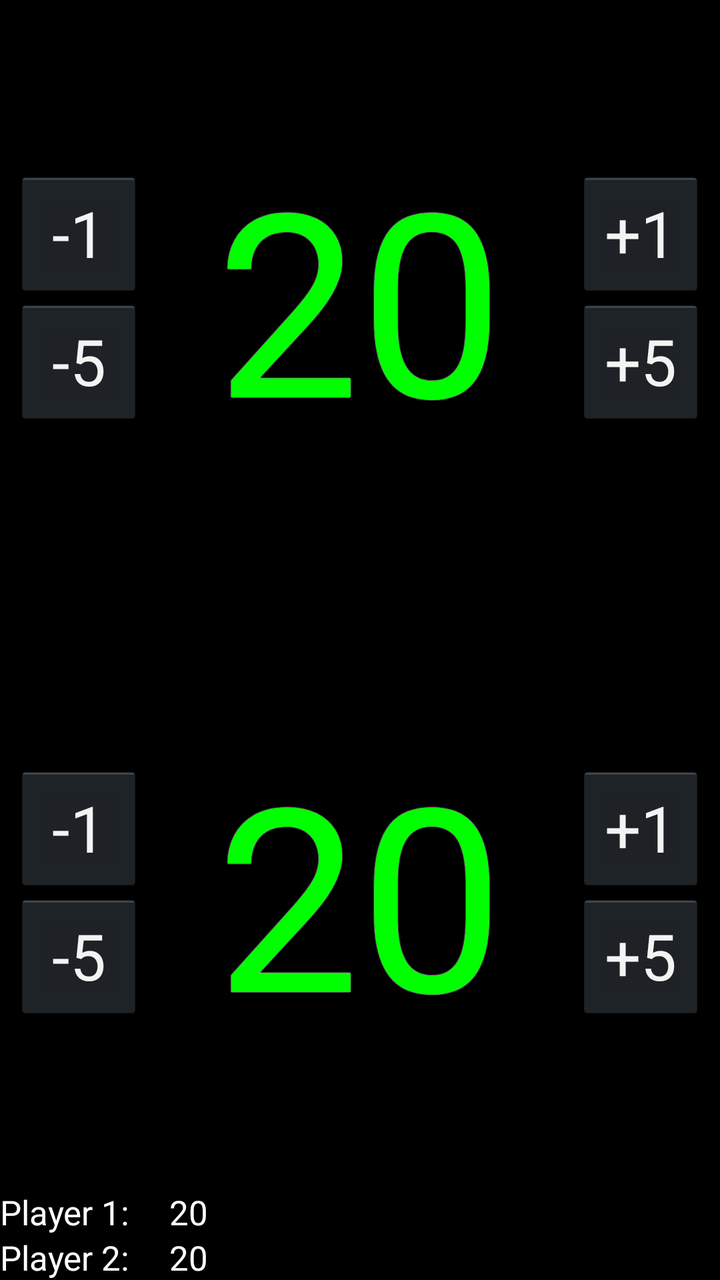
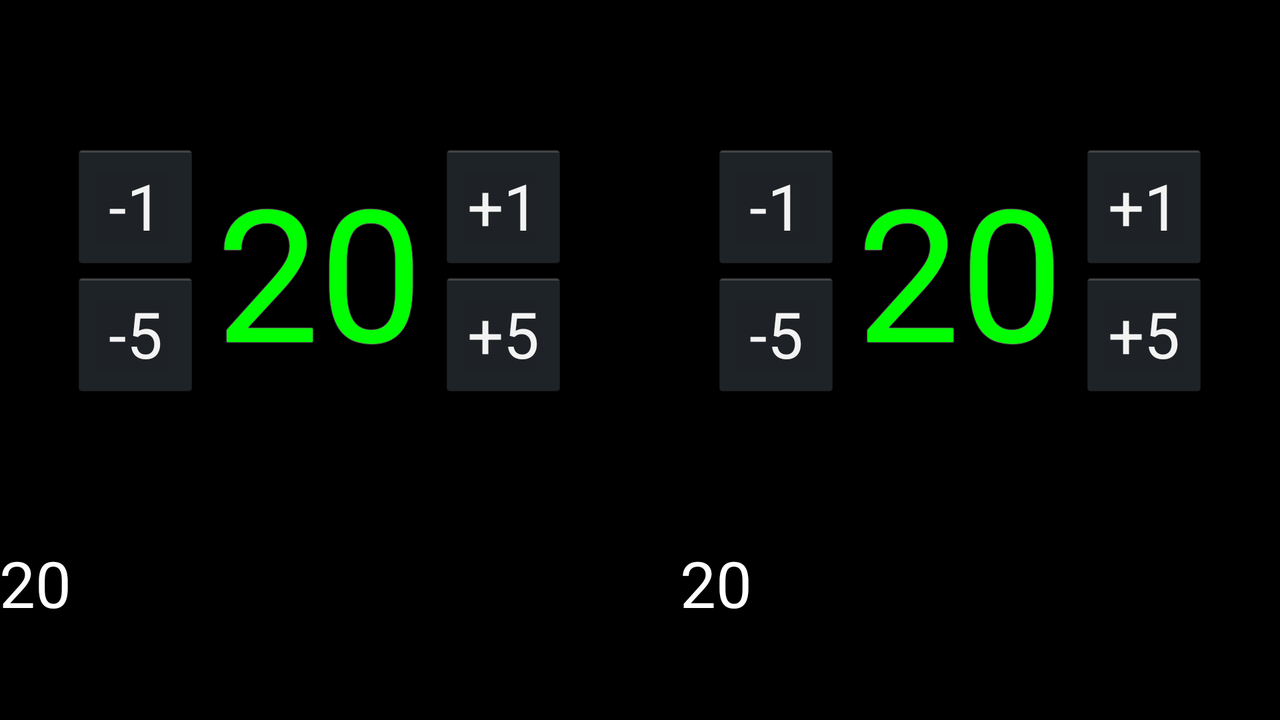

An Android layout and its configuration variant, each rendered on a device that would load it. The default file and the variant file are quoted in full after the pictures.
<!-- AndroidManifest.xml: application theme AppTheme -->
<!-- res/layout/activity_main.xml -->
<LinearLayout xmlns:android="http://schemas.android.com/apk/res/android"
    xmlns:tools="http://schemas.android.com/tools"
    android:layout_width="match_parent"
    android:layout_height="match_parent"
    android:background="#000000"
    android:id="@+id/background"
    android:orientation="vertical"
    tools:context=".MainActivity"
    android:gravity="center">

    	<LinearLayout
    	    android:layout_width="fill_parent"
    	    android:layout_height="0dip"
    	    android:layout_weight="37"
    	    android:gravity="center"
    	    android:orientation="horizontal"
    	     >

    	    <LinearLayout 
    	        android:gravity="center"
    	        android:layout_weight="22"
    	        android:layout_width="0dip"
    	        android:layout_height="match_parent"
    	        android:orientation="vertical">
    		<Button
    	    	android:id="@+id/button1minus_player1"
    	    	android:layout_width="wrap_content"
    	    	android:layout_height="wrap_content"
    	    	android:text="@string/button1minus"
    	    	style="@style/CounterButton"
    	    />   
        	<Button
    	    	android:id="@+id/button5minus_player1"
    	    	android:layout_width="wrap_content"
    	    	android:layout_height="wrap_content"
    	    	android:text="@string/button5minus"
    	    	style="@style/CounterButton"
    	    />
    		</LinearLayout>

    		<TextView
    		    android:id="@+id/player1"
    		    style="@style/LifeCounter"
    		    android:layout_width="0dp"
    		    android:layout_height="wrap_content"
    		    android:layout_weight="56"
    		    android:gravity="center"
    		    android:text="@string/default_life" />

    		<LinearLayout
    		    android:layout_weight="22"
    		    android:gravity="center"
    		    android:layout_width="0dip"
    		    android:layout_height="match_parent"
    		    android:orientation="vertical"
    		    >
    		    <Button
    	   		android:id="@+id/button1plus_player1"
    	    	android:layout_width="wrap_content"
    		    android:layout_height="wrap_content"
    		    android:text="@string/button1plus"
	    		style="@style/CounterButton"
	    		/>
       		<Button
    		    android:id="@+id/button5plus_player1"
    		    android:layout_width="wrap_content"
    		    android:layout_height="wrap_content"
    		    android:text="@string/button5plus"
				style="@style/CounterButton" 
				/>
   	    	</LinearLayout>   
    	</LinearLayout>

   	<LinearLayout
   	    android:layout_width="fill_parent"
   	    android:layout_height="0dip"
   	    android:layout_weight="37"
   	    android:gravity="center"
   	    android:orientation="horizontal" >

    	    <LinearLayout 
    	        android:gravity="center"
    	        android:layout_weight="22"
    	        android:layout_width="0dip"
    	        android:layout_height="match_parent"
    	        android:orientation="vertical">
			<Button
    	    	android:id="@+id/button1minus_player2"
    	    	android:layout_width="wrap_content"
    	    	android:layout_height="wrap_content"
    	    	android:text="@string/button1minus"
    	    	style="@style/CounterButton"
    	    />   
        	<Button
    	    	android:id="@+id/button5minus_player2"
    	    	android:layout_width="wrap_content"
    	    	android:layout_height="wrap_content"
    	    	android:text="@string/button5minus"
    	    	style="@style/CounterButton"
    	    />
    		
    		</LinearLayout>

    		<TextView
    		    android:id="@+id/player2"
    		    style="@style/LifeCounter"
    		    android:layout_weight="56"
    		    android:layout_width="0dip"
    		    android:layout_height="wrap_content"
    		    android:text="@string/default_life"
    		    android:gravity="center" />

    		<LinearLayout
    		    android:gravity="center"
    		    android:layout_width="0dip"
    		    android:layout_weight="22"
    		    android:layout_height="match_parent"
    		    android:orientation="vertical"
    		    >
       		<Button
    		    android:id="@+id/button1plus_player2"
    		    style="@style/CounterButton"
    		    android:layout_width="wrap_content"
    		    android:layout_height="wrap_content"
    		    android:text="@string/button1plus" />

       		<Button
    		    android:id="@+id/button5plus_player2"
    		    android:layout_width="wrap_content"
    		    android:layout_height="wrap_content"
    		    android:text="@string/button5plus"
				style="@style/CounterButton" 
				/>
   	    	</LinearLayout> 

    	</LinearLayout>

	<ScrollView
		android:layout_width="match_parent"
		android:layout_height="wrap_content">
		<LinearLayout
			android:id="@+id/log"

			android:layout_height="0dip"
			android:layout_width="fill_parent"
			android:layout_weight="26"
			android:orientation="vertical">
			<LinearLayout
				android:layout_height="wrap_content"
				android:layout_width="wrap_content"
				android:orientation="horizontal"
				>

				<TextView
					style="@style/logS"
					android:layout_width="wrap_content"
					android:layout_height="wrap_content"
					android:text="@string/player1"
					android:layout_marginRight="20dp"
					/>

				<TextView
					android:id="@+id/p1log"
					android:layout_width="wrap_content"
					android:layout_height="wrap_content"
					style="@style/logS"
					android:text="@string/default_life"
					/>
			</LinearLayout>
			<LinearLayout
				android:layout_height="wrap_content"
				android:layout_width="wrap_content"
				android:orientation="horizontal"
				>
				<TextView
					android:layout_width="wrap_content"
					android:layout_height="wrap_content"
					android:text="@string/player2"
					style="@style/logS"
					android:layout_marginRight="20dp"
					/>
				<TextView
					android:id="@+id/p2log"
					android:layout_width="wrap_content"
					android:layout_height="wrap_content"
					android:text="@string/default_life"
					style="@style/logS"
					/>
			</LinearLayout>
		</LinearLayout>
	</ScrollView></LinearLayout>
<!-- resources referenced by this layout -->
<resources>
  <string name="button1minus">-1</string>
  <string name="button1plus">+1</string>
  <string name="button5minus">-5</string>
  <string name="button5plus">+5</string>
  <string name="default_life">20</string>
  <string name="player1">Player 1:</string>
  <string name="player2">Player 2:</string>
  <style name="CounterButton">
          <item name="android:textSize">32sp</item>
          <item name="android:height">64dp</item>
          <item name="android:width">64dp</item>
          <item name="android:onClick">onClick</item>
      </style>
  <style name="LifeCounter">
          <item name="android:textSize">128sp</item>
          <item name="android:textColor">#00ff00</item>
  	    <item name="android:shadowColor">#FFFFFF</item>
          <item name="android:shadowRadius">1</item>
          <item name="android:freezesText">true</item>
      </style>
  <style name="logS">
  	   	<item name="android:textColor">#FFFFFF</item> 
  	   	<item name="android:textSize">17sp</item>
          <item name="android:freezesText">true</item>
  	</style>
  <style name="AppTheme" parent="android:Theme.Holo" />
</resources>
<!-- res/layout-land/activity_main.xml (the repository's variant of the layout above) -->
<!-- drawn on the phone turned sideways -->
<LinearLayout xmlns:android="http://schemas.android.com/apk/res/android"
    xmlns:tools="http://schemas.android.com/tools"
    android:layout_width="match_parent"
    android:layout_height="match_parent"
    android:background="#000000"
    android:orientation="vertical"
    android:paddingBottom="@dimen/activity_vertical_margin"
    android:paddingLeft="@dimen/activity_horizontal_margin"
    android:paddingRight="@dimen/activity_horizontal_margin"
    android:paddingTop="@dimen/activity_vertical_margin"
    tools:context=".MainActivity" 
    android:gravity="center" android:baselineAligned="false">
    <LinearLayout
        android:orientation="horizontal"
        android:layout_width="fill_parent"
        android:layout_height="0dip"
        android:layout_weight="75"
        >
    	<LinearLayout
    	    android:layout_width="0dip"
    	    android:layout_weight="35"
    	    android:layout_height="match_parent"
    	    android:orientation="horizontal" 
    	    android:gravity="center">
    	    <LinearLayout 
    	        android:layout_width="wrap_content"
    	        android:layout_height="match_parent"
    	        android:orientation="vertical"
    	        android:gravity="center">
    		<Button
    	    	android:id="@+id/button1minus_player1"
    	    	android:layout_width="wrap_content"
    	    	android:layout_height="wrap_content"
    	    	android:text="@string/button1minus"
    	    	style="@style/CounterButton"
    	    />   
        	<Button
    	    	android:id="@+id/button5minus_player1"
    	    	android:layout_width="wrap_content"
    	    	android:layout_height="wrap_content"
    	    	android:text="@string/button5minus"
    	    	style="@style/CounterButton"
    	    />
    		</LinearLayout>
			<LinearLayout
			    android:layout_width="wrap_content"
			    android:layout_height="wrap_content"
			    android:orientation="vertical"
			    android:gravity="center"
			    >
				<TextView
        	    android:id="@+id/player1"
        	    style="@style/LifeCounterLand"
        	    android:layout_width="120dp"
        	    android:layout_height="wrap_content"
        	    android:gravity="center"
        	    android:text="@string/default_life"
        	     />

			</LinearLayout>
    		<LinearLayout
    		    android:layout_width="wrap_content"
    		    android:layout_height="match_parent"
    		    android:orientation="vertical"
    		    android:gravity="center"
    		    >
    		    <Button
    	   		android:id="@+id/button1plus_player1"
    	    	android:layout_width="wrap_content"
    		    android:layout_height="wrap_content"
    		    android:text="@string/button1plus"
	    		style="@style/CounterButton"
	    		/>
       		<Button
    		    android:id="@+id/button5plus_player1"
    		    android:layout_width="wrap_content"
    		    android:layout_height="wrap_content"
    		    android:text="@string/button5plus"
				style="@style/CounterButton" 
				/>
   	    	</LinearLayout>   
    	</LinearLayout>
   	<LinearLayout
    	    android:layout_height="match_parent"
    	    android:layout_width="0dip"
    	    android:orientation="horizontal" 
    	    android:layout_weight="35"
    	    android:gravity="center">
    	    <LinearLayout 
    	        android:layout_width="wrap_content"
    	        android:layout_height="match_parent"
    	        android:orientation="vertical"
    	        android:gravity="center">
    		<Button
    	    	android:id="@+id/button1minus_player2"
    	    	android:layout_width="wrap_content"
    	    	android:layout_height="wrap_content"
    	    	android:text="@string/button1minus"
    	    	style="@style/CounterButton"
    	    />   
        	<Button
    	    	android:id="@+id/button5minus_player2"
    	    	android:layout_width="wrap_content"
    	    	android:layout_height="wrap_content"
    	    	android:text="@string/button5minus"
    	    	style="@style/CounterButton"
    	    />
    		</LinearLayout>
    		<LinearLayout
			    android:layout_width="wrap_content"
			    android:layout_height="wrap_content"
			    android:orientation="vertical"
			    android:gravity="center">
        	<TextView
    		    android:id="@+id/player2"
    		    style="@style/LifeCounterLand"
    		    android:layout_width="120dp"
    		    android:layout_height="wrap_content"
    		    android:gravity="center"
    		    android:text="@string/default_life" />
			</LinearLayout>

    		<LinearLayout
    		    android:layout_width="wrap_content"
    		    android:layout_height="match_parent"
    		    android:orientation="vertical"
    		    android:gravity="center"
    		    >
       		<Button
    	   		android:id="@+id/button1plus_player2"
    	    	android:layout_width="wrap_content"
    		    android:layout_height="wrap_content"
    		    android:text="@string/button1plus"
	    		style="@style/CounterButton"
	    		/>
       		<Button
    		    android:id="@+id/button5plus_player2"
    		    android:layout_width="wrap_content"
    		    android:layout_height="wrap_content"
    		    android:text="@string/button5plus"
				style="@style/CounterButton" 
				/>
   	    	</LinearLayout>   
    	</LinearLayout>
    	</LinearLayout>
	<LinearLayout
		android:id="@+id/log"

		android:layout_height="0dip"
		android:layout_width="fill_parent"
		android:layout_weight="25"
		android:orientation="horizontal">
		<LinearLayout
			android:layout_height="wrap_content"
			android:layout_width="fill_parent"
			android:orientation="horizontal"
			android:layout_weight="25"
			>

			<ScrollView
				android:id="@+id/p1LogScroll"
				android:layout_width="wrap_content"
				android:layout_height="wrap_content">
				<TextView
					android:id="@+id/p1log"
					android:layout_width="wrap_content"
					android:layout_height="wrap_content"
					android:layout_gravity="bottom"
					style="@style/log"
					android:text="@string/default_life"
					android:layout_marginRight="20dp"

					/>
			</ScrollView>
		</LinearLayout>
		<LinearLayout
			android:layout_height="wrap_content"
			android:layout_width="fill_parent"
			android:orientation="horizontal"
			android:layout_weight="25"
			android:layout_marginLeft="20dp"
			>
			<ScrollView
				android:id="@+id/p2LogScroll"
				android:layout_width="wrap_content"
				android:layout_height="wrap_content">
				<TextView
					android:id="@+id/p2log"
					android:layout_width="wrap_content"
					android:layout_height="wrap_content"
					android:layout_gravity="bottom"
					android:text="@string/default_life"
					style="@style/log"/>
			</ScrollView>
		</LinearLayout>
	</LinearLayout>
</LinearLayout>
<!-- resources referenced by the variant -->
<!-- as the phone turned sideways resolves them -->
<resources>
  <string name="button1minus">-1</string>
  <string name="button1plus">+1</string>
  <string name="button5minus">-5</string>
  <string name="button5plus">+5</string>
  <string name="default_life">20</string>
  <style name="CounterButton">
          <item name="android:textSize">32sp</item>
          <item name="android:height">64dp</item>
          <item name="android:width">64dp</item>
          <item name="android:onClick">onClick</item>
      </style>
  <style name="LifeCounterLand">
          <item name="android:textSize">92sp</item>
          <item name="android:textColor">#00ff00</item>
  	    <item name="android:shadowColor">#FFFFFF</item>
          <item name="android:shadowRadius">1</item>
          <item name="android:freezesText">true</item>
      </style>
  <style name="log">
  	   	<item name="android:textColor">#FFFFFF</item> 
  	   	<item name="android:textSize">32sp</item>
          <item name="android:freezesText">true</item>
  	</style>
  <style name="AppTheme" parent="android:Theme.Holo" />
</resources>
